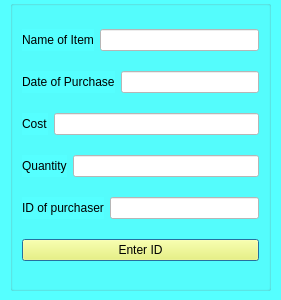
<?xml version="1.0" encoding="UTF-8"?>
<ui version="4.0">
 <class>createPurchase</class>
 <widget class="QDialog" name="createPurchase">
  <property name="geometry">
   <rect>
    <x>0</x>
    <y>0</y>
    <width>281</width>
    <height>300</height>
   </rect>
  </property>
  <property name="windowTitle">
   <string>Dialog</string>
  </property>
  <property name="styleSheet">
   <string notr="true">background-color: #55ffff</string>
  </property>
  <widget class="QGroupBox" name="groupBox">
   <property name="geometry">
    <rect>
     <x>10</x>
     <y>0</y>
     <width>261</width>
     <height>291</height>
    </rect>
   </property>
   <property name="title">
    <string/>
   </property>
   <layout class="QVBoxLayout" name="verticalLayout">
    <item>
     <layout class="QHBoxLayout" name="horizontalLayout_4">
      <item>
       <widget class="QLabel" name="label_3">
        <property name="text">
         <string>Name of Item</string>
        </property>
       </widget>
      </item>
      <item>
       <widget class="QLineEdit" name="lineEdit_name">
        <property name="styleSheet">
         <string notr="true">background-color: #ffffff</string>
        </property>
       </widget>
      </item>
     </layout>
    </item>
    <item>
     <layout class="QHBoxLayout" name="horizontalLayout_5">
      <item>
       <widget class="QLabel" name="label_4">
        <property name="text">
         <string>Date of Purchase</string>
        </property>
       </widget>
      </item>
      <item>
       <widget class="QLineEdit" name="lineEdit_date">
        <property name="styleSheet">
         <string notr="true">background-color: #ffffff</string>
        </property>
       </widget>
      </item>
     </layout>
    </item>
    <item>
     <layout class="QHBoxLayout" name="horizontalLayout_3">
      <item>
       <widget class="QLabel" name="label_2">
        <property name="text">
         <string>Cost</string>
        </property>
       </widget>
      </item>
      <item>
       <widget class="QLineEdit" name="lineEdit_price">
        <property name="styleSheet">
         <string notr="true">background-color: #ffffff</string>
        </property>
       </widget>
      </item>
     </layout>
    </item>
    <item>
     <layout class="QHBoxLayout" name="horizontalLayout_2">
      <item>
       <widget class="QLabel" name="label">
        <property name="text">
         <string>Quantity</string>
        </property>
       </widget>
      </item>
      <item>
       <widget class="QLineEdit" name="lineEdit_quantity">
        <property name="styleSheet">
         <string notr="true">background-color: #ffffff</string>
        </property>
       </widget>
      </item>
     </layout>
    </item>
    <item>
     <layout class="QHBoxLayout" name="horizontalLayout_6">
      <item>
       <widget class="QLabel" name="label_5">
        <property name="text">
         <string>ID of purchaser</string>
        </property>
       </widget>
      </item>
      <item>
       <widget class="QLineEdit" name="lineEditID">
        <property name="styleSheet">
         <string notr="true">background-color: #ffffff</string>
        </property>
       </widget>
      </item>
     </layout>
    </item>
    <item>
     <widget class="QPushButton" name="pushButton">
      <property name="styleSheet">
       <string notr="true">background-color: #feff57</string>
      </property>
      <property name="text">
       <string>Enter ID</string>
      </property>
     </widget>
    </item>
   </layout>
  </widget>
 </widget>
 <resources/>
 <connections/>
</ui>
